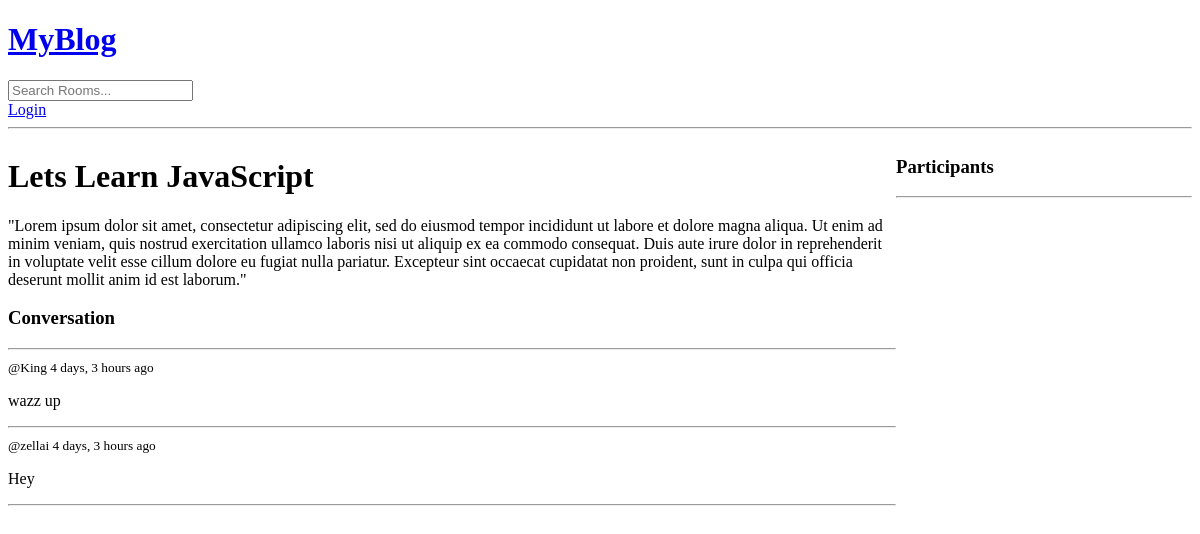
The app's page /room/1/, older data.
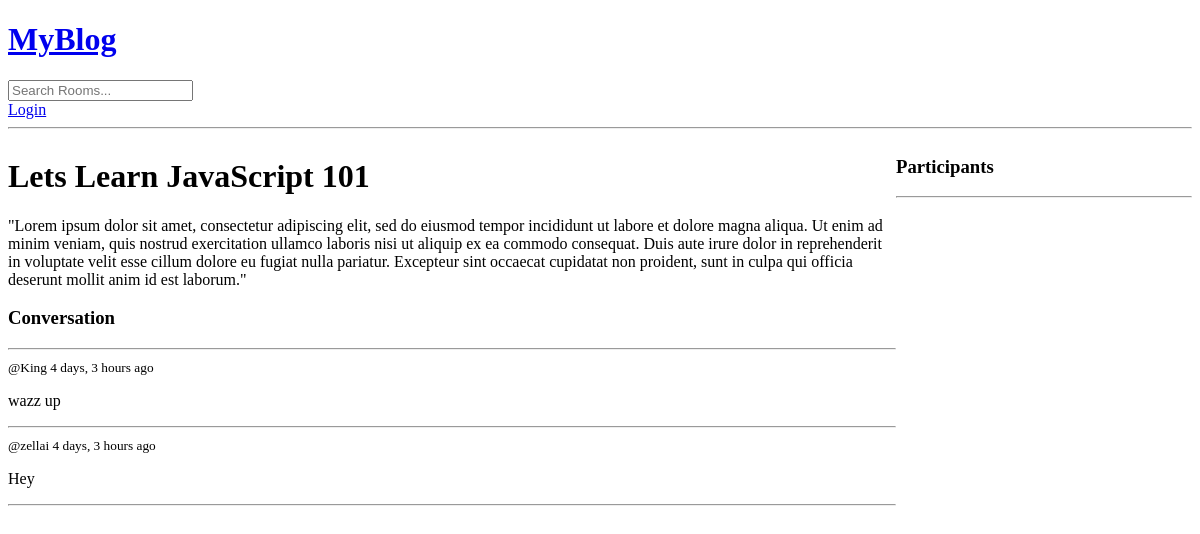
The same page, newer data.
### base/models.py (models this page shows, shortened)
class Room(models.Model):
    host = models.ForeignKey(User, on_delete=models.SET_NULL, null=True)
    topic = models.ForeignKey(Topic, on_delete=models.SET_NULL, null=True)
    name = models.CharField(max_length=200)
    description = models.TextField(null=True, blank=True)
    participants = models.ManyToManyField(User, related_name='participants', blank=True)
    updated = models.DateTimeField(auto_now=True)
    created = models.DateTimeField(auto_now_add=True)
    class Meta:
        ordering = ['-updated', '-created']

class Message(models.Model):
    user = models.ForeignKey(User, on_delete=models.CASCADE)
    room = models.ForeignKey(Room, on_delete=models.CASCADE)
    body = models.TextField()
    updated = models.DateTimeField(auto_now=True)
    created = models.DateTimeField(auto_now_add=True)
    class Meta:
        ordering = ['-updated', '-created']

### base/views.py (the view, shortened to what this page needs)
# urls.py: path('room/<str:pk>/', views.room, name="room"),
def room(request, pk):
    room = Room.objects.get(id=pk)
    room_messages = room.message_set.all()
    participants = room.participants.all()
    context = {'room':room, 'room_messages': room_messages,'participants':participants}
    return render(request, 'base/room.html', context)

### base/templates/base/room.html (shortened to what this page needs)
{% extends 'main.html' %}
{% block content %}
<div class="room-container">
    <div>
        <h1>{{room.name}}</h1>
        <p>{{room.description}}</p>
        <div class="comment-wrapper">
            <h3>Conversation</h3>
            <hr>
            {% for message in room_messages %}
                <div>
                    <small>@{{message.user}}    {{message.created|timesince}}  ago</small>
                    <p>{{message.body}}</p>
                    <hr>
                </div>
            {% endfor %}
        </div>
    </div>
    <div>
        <h3>Participants</h3>
        <hr>
    </div>
</div>
{% endblock %}

### templates/main.html (shortened to what this page needs)
<!DOCTYPE html>
<html lang="en">
<head>
</head>
<body>
    {% include 'navbar.html' %}
    {% block content %}
    {% endblock %}
</body>
</html>

### templates/navbar.html
<a href="/">
    <h1>MyBlog</h1>
</a>
<form method="GET" action="{% url 'home' %}">
    <input type="text" name="q" placeholder="Search Rooms..."/>
</form>
{% if request.user.is_authenticated %}
<p>Hello {{request.user}}</p>
<a href="{% url 'logout' %}">Logout</a>
{% else %}
<a href="{% url 'login' %}">Login</a>
{% endif %}
<hr>

### base/templates/base/room.html (style rules this page uses)
.room-container { display: grid; grid-template-columns: 3fr 1fr; }

Row changes from the older to the newer data that the page shows:
changed Room: name "Lets Learn JavaScript" → "Lets Learn JavaScript 101"
